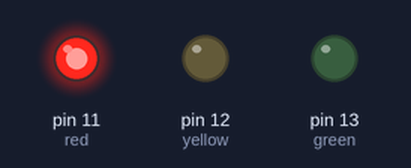
A sketch run on a simulated Arduino Uno, built with avr-gcc and run on an emulated ATmega328P. On the bench: output pins drawn as LEDs (lit = HIGH).

Above: at 2.0 s.
At 6.0 s:
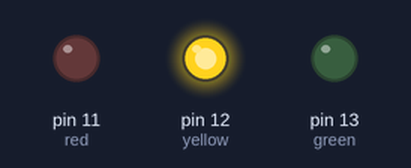
At 10.0 s:
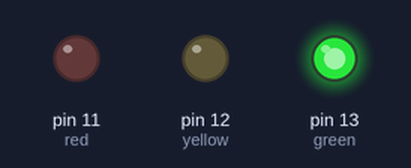
Timing chart, 0 to 15.6 s (numbered marks = the images above):
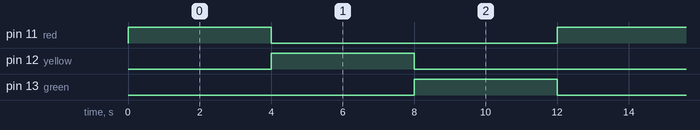

The sketch:

sketch_feb22a.ino
```cpp
 int green = 13 ;
 int yellow =  12 ;
 int red = 11 ;
void setup() {

  pinMode (green,OUTPUT) ;
  pinMode (yellow,OUTPUT) ;
  pinMode (red,OUTPUT) ;

}

void loop() {

  digitalWrite (red,HIGH) ;
  digitalWrite (yellow,LOW) ;
   digitalWrite (green,LOW) ;
   delay (4000) ;

     digitalWrite (yellow,HIGH) ;
  digitalWrite (red,LOW) ;
  digitalWrite (green,LOW) ;
  delay (4000) ;

    digitalWrite (green,HIGH) ;
  digitalWrite (red,LOW) ;
  digitalWrite (yellow,LOW) ;
  delay (4000) ;


}
```

Measured:
- by itself, pin 11 (red), pin 12 (yellow), pin 13 (green): alternates HIGH for 4.0 s and LOW for 8.0 s
- by itself, everything shown: repeats every 12.0 s, in 3 steps
